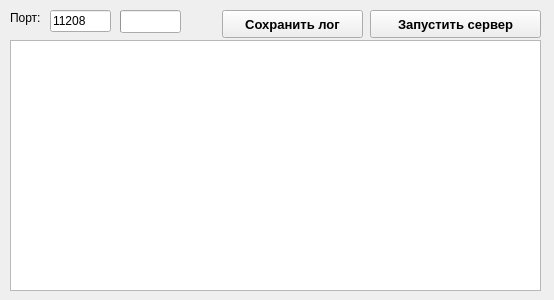
<?xml version="1.0" encoding="UTF-8"?>
<ui version="4.0">
 <class>Server</class>
 <widget class="QWidget" name="Server">
  <property name="geometry">
   <rect>
    <x>0</x>
    <y>0</y>
    <width>554</width>
    <height>300</height>
   </rect>
  </property>
  <property name="windowTitle">
   <string>Server</string>
  </property>
  <property name="windowIcon">
   <iconset resource="../Resources/Resource.qrc">
    <normaloff>:/IconPNG/Image/IcoPNG.png</normaloff>:/IconPNG/Image/IcoPNG.png</iconset>
  </property>
  <widget class="QLabel" name="Port2Label">
   <property name="geometry">
    <rect>
     <x>10</x>
     <y>10</y>
     <width>41</width>
     <height>16</height>
    </rect>
   </property>
   <property name="text">
    <string>Порт:</string>
   </property>
  </widget>
  <widget class="QLineEdit" name="Port2Line">
   <property name="geometry">
    <rect>
     <x>50</x>
     <y>10</y>
     <width>61</width>
     <height>22</height>
    </rect>
   </property>
   <property name="inputMask">
    <string>00000</string>
   </property>
   <property name="text">
    <string>11208</string>
   </property>
   <property name="maxLength">
    <number>5</number>
   </property>
  </widget>
  <widget class="QPushButton" name="StartButton">
   <property name="geometry">
    <rect>
     <x>370</x>
     <y>10</y>
     <width>171</width>
     <height>28</height>
    </rect>
   </property>
   <property name="font">
    <font>
     <pointsize>10</pointsize>
     <weight>75</weight>
     <bold>true</bold>
    </font>
   </property>
   <property name="text">
    <string>Запустить сервер</string>
   </property>
  </widget>
  <widget class="QTextEdit" name="InfoTextBox">
   <property name="geometry">
    <rect>
     <x>10</x>
     <y>40</y>
     <width>531</width>
     <height>251</height>
    </rect>
   </property>
   <property name="readOnly">
    <bool>true</bool>
   </property>
  </widget>
  <widget class="QPushButton" name="SaveButton">
   <property name="geometry">
    <rect>
     <x>222</x>
     <y>10</y>
     <width>141</width>
     <height>28</height>
    </rect>
   </property>
   <property name="font">
    <font>
     <pointsize>10</pointsize>
     <weight>75</weight>
     <bold>true</bold>
    </font>
   </property>
   <property name="text">
    <string>Сохранить лог</string>
   </property>
  </widget>
  <widget class="QProgressBar" name="progressBar">
   <property name="geometry">
    <rect>
     <x>120</x>
     <y>10</y>
     <width>61</width>
     <height>23</height>
    </rect>
   </property>
   <property name="maximum">
    <number>1</number>
   </property>
   <property name="value">
    <number>0</number>
   </property>
   <property name="format">
    <string/>
   </property>
  </widget>
 </widget>
 <resources>
  <include location="../Resources/Resource.qrc"/>
 </resources>
 <connections/>
</ui>
